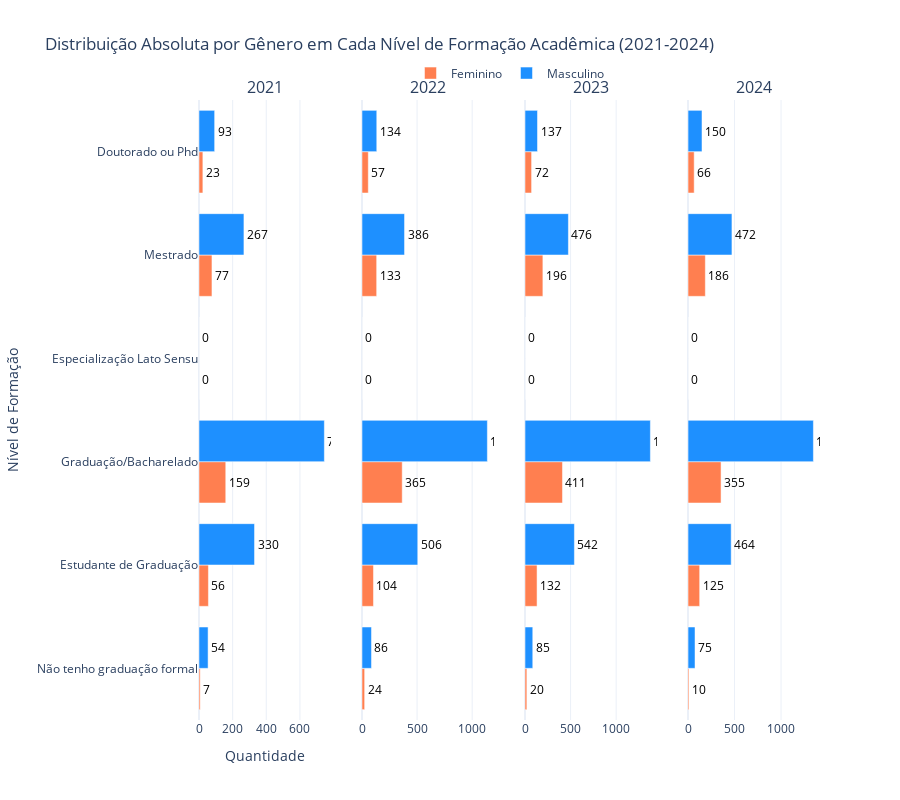

This figure's notebook cell:
### Code cell
# Distribuição escolaridade x genero - VALORES ABSOLUTOS, BARRAS LADO A LADO, SEM REPETIR NOME DO GÊNERO NO EIXO Y

df_grouped = df_unificado.groupby(["ano_pesquisa", "nivel_ensino", "genero"]).size().reset_index(name="count")

fig = make_subplots(rows=1, cols=4, shared_yaxes=True, subplot_titles=["2021", "2022", "2023", "2024"])

anos = ['2021', '2022', '2023', '2024']
cores = {"Masculino": "#1E90FF", "Feminino": "#FF7F50"}

ordem_niveis = [
    'Não tenho graduação formal', 
    'Estudante de Graduação',
    'Graduação/Bacharelado', 
    'Especialização Lato Sensu',
    'Mestrado',
    'Doutorado ou Phd'
]

for i, ano in enumerate(anos):
    df_ano = df_grouped[df_grouped["ano_pesquisa"] == ano]
    
    for genero in ["Feminino", "Masculino"]:
        counts = []
        niveis = []
        
        for nivel in ordem_niveis:
            df_nivel = df_ano[(df_ano["nivel_ensino"] == nivel) & (df_ano["genero"] == genero)]
            count = df_nivel["count"].values[0] if not df_nivel.empty else 0
            counts.append(count)
            niveis.append(nivel)
        
        fig.add_trace(go.Bar(
            y=niveis,
            x=counts,
            name=genero,
            orientation="h",
            marker=dict(color=cores[genero]),
            text=[str(c) for c in counts],
            textposition="outside",
            textfont=dict(color="black"),
            showlegend=True if i == 0 else False
        ), row=1, col=i+1)

# Configurando layout
fig.update_layout(
    title="Distribuição Absoluta por Gênero em Cada Nível de Formação Acadêmica (2021-2024)",
    xaxis_title="Quantidade",
    yaxis_title="Nível de Formação",
    barmode="group",  # Barras lado a lado
    height=800,
    template="plotly_white",
    legend=dict(
        orientation="h",
        yanchor="bottom",
        y=1.02,
        xanchor="center",
        x=0.5
    )
)

fig.show()

### Figure 1 — Plotly figure (JSON) as saved in the notebook; plotly's stock layout.template omitted (floating-point values rounded to 4 significant figures)
{"data": [{"marker": {"color": "#FF7F50"}, "name": "Feminino", "orientation": "h", "showlegend": true, "text": ["7", "56", "159", "0", "77", "23"], "textfont": {"color": "black"}, "textposition": "outside", "type": "bar", "x": [7, 56, 159, 0, 77, 23], "xaxis": "x", "y": ["Não tenho graduação formal", "Estudante de Graduação", "Graduação/Bacharelado", "Especialização Lato Sensu", "Mestrado", "Doutorado ou Phd"], "yaxis": "y"}, {"marker": {"color": "#1E90FF"}, "name": "Masculino", "orientation": "h", "showlegend": true, "text": ["54", "330", "745", "0", "267", "93"], "textfont": {"color": "black"}, "textposition": "outside", "type": "bar", "x": [54, 330, 745, 0, 267, 93], "xaxis": "x", "y": ["Não tenho graduação formal", "Estudante de Graduação", "Graduação/Bacharelado", "Especialização Lato Sensu", "Mestrado", "Doutorado ou Phd"], "yaxis": "y"}, {"marker": {"color": "#FF7F50"}, "name": "Feminino", "orientation": "h", "showlegend": false, "text": ["24", "104", "365", "0", "133", "57"], "textfont": {"color": "black"}, "textposition": "outside", "type": "bar", "x": [24, 104, 365, 0, 133, 57], "xaxis": "x2", "y": ["Não tenho graduação formal", "Estudante de Graduação", "Graduação/Bacharelado", "Especialização Lato Sensu", "Mestrado", "Doutorado ou Phd"], "yaxis": "y2"}, {"marker": {"color": "#1E90FF"}, "name": "Masculino", "orientation": "h", "showlegend": false, "text": ["86", "506", "1138", "0", "386", "134"], "textfont": {"color": "black"}, "textposition": "outside", "type": "bar", "x": [86, 506, 1138, 0, 386, 134], "xaxis": "x2", "y": ["Não tenho graduação formal", "Estudante de Graduação", "Graduação/Bacharelado", "Especialização Lato Sensu", "Mestrado", "Doutorado ou Phd"], "yaxis": "y2"}, {"marker": {"color": "#FF7F50"}, "name": "Feminino", "orientation": "h", "showlegend": false, "text": ["20", "132", "411", "0", "196", "72"], "textfont": {"color": "black"}, "textposition": "outside", "type": "bar", "x": [20, 132, 411, 0, 196, 72], "xaxis": "x3", "y": ["Não tenho graduação formal", "Estudante de Graduação", "Graduação/Bacharelado", "Especialização Lato Sensu", "Mestrado", "Doutorado ou Phd"], "yaxis": "y3"}, {"marker": {"color": "#1E90FF"}, "name": "Masculino", "orientation": "h", "showlegend": false, "text": ["85", "542", "1376", "0", "476", "137"], "textfont": {"color": "black"}, "textposition": "outside", "type": "bar", "x": [85, 542, 1376, 0, 476, 137], "xaxis": "x3", "y": ["Não tenho graduação formal", "Estudante de Graduação", "Graduação/Bacharelado", "Especialização Lato Sensu", "Mestrado", "Doutorado ou Phd"], "yaxis": "y3"}, {"marker": {"color": "#FF7F50"}, "name": "Feminino", "orientation": "h", "showlegend": false, "text": ["10", "125", "355", "0", "186", "66"], "textfont": {"color": "black"}, "textposition": "outside", "type": "bar", "x": [10, 125, 355, 0, 186, 66], "xaxis": "x4", "y": ["Não tenho graduação formal", "Estudante de Graduação", "Graduação/Bacharelado", "Especialização Lato Sensu", "Mestrado", "Doutorado ou Phd"], "yaxis": "y4"}, {"marker": {"color": "#1E90FF"}, "name": "Masculino", "orientation": "h", "showlegend": false, "text": ["75", "464", "1348", "0", "472", "150"], "textfont": {"color": "black"}, "textposition": "outside", "type": "bar", "x": [75, 464, 1348, 0, 472, 150], "xaxis": "x4", "y": ["Não tenho graduação formal", "Estudante de Graduação", "Graduação/Bacharelado", "Especialização Lato Sensu", "Mestrado", "Doutorado ou Phd"], "yaxis": "y4"}], "layout": {"annotations": [{"font": {"size": 16}, "showarrow": false, "text": "2021", "x": 0.1062, "xanchor": "center", "xref": "paper", "y": 1, "yanchor": "bottom", "yref": "paper"}, {"font": {"size": 16}, "showarrow": false, "text": "2022", "x": 0.3688, "xanchor": "center", "xref": "paper", "y": 1, "yanchor": "bottom", "yref": "paper"}, {"font": {"size": 16}, "showarrow": false, "text": "2023", "x": 0.6313, "xanchor": "center", "xref": "paper", "y": 1, "yanchor": "bottom", "yref": "paper"}, {"font": {"size": 16}, "showarrow": false, "text": "2024", "x": 0.8938, "xanchor": "center", "xref": "paper", "y": 1, "yanchor": "bottom", "yref": "paper"}], "barmode": "group", "height": 800, "legend": {"orientation": "h", "x": 0.5, "xanchor": "center", "y": 1.02, "yanchor": "bottom"}, "title": {"text": "Distribuição Absoluta por Gênero em Cada Nível de Formação Acadêmica (2021-2024)"}, "xaxis": {"anchor": "y", "domain": [0, 0.2125], "title": {"text": "Quantidade"}}, "xaxis2": {"anchor": "y2", "domain": [0.2625, 0.475]}, "xaxis3": {"anchor": "y3", "domain": [0.525, 0.7375]}, "xaxis4": {"anchor": "y4", "domain": [0.7875, 1]}, "yaxis": {"anchor": "x", "domain": [0, 1], "title": {"text": "Nível de Formação"}}, "yaxis2": {"anchor": "x2", "domain": [0, 1], "matches": "y", "showticklabels": false}, "yaxis3": {"anchor": "x3", "domain": [0, 1], "matches": "y", "showticklabels": false}, "yaxis4": {"anchor": "x4", "domain": [0, 1], "matches": "y", "showticklabels": false}}}
